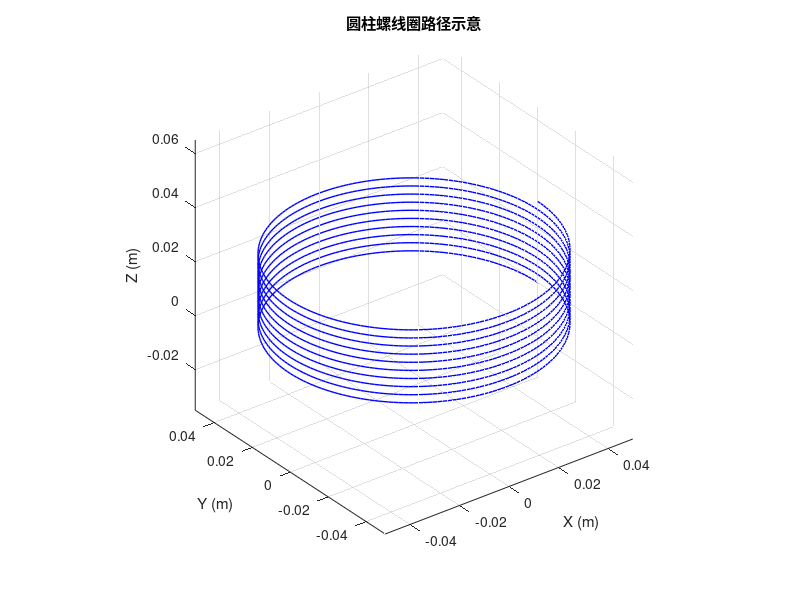

The MATLAB source for this figure: (Note: this script raises an error after producing the figure.)
% 构建螺旋管验证电感计算公式
clc
clear
close all

%% 1. 参数设置
R       = 0.05;      % 螺线管半径
pitch   = 0.003;      % 每圈间距
Nturns  = 10;         % 总圈数
ptsPerTurn = 200;    % 每圈离散点数
wireDia = 2e-3;      % 导线直径 2 mm
wireRadius = wireDia/2;

%% 2. 生成螺线圈路径
theta_max = 2*pi*Nturns;
theta = linspace(0, theta_max, Nturns*ptsPerTurn+1)';  % +1 保证首尾重合
x = R*cos(theta);
y = R*sin(theta);
z = (pitch/(2*pi)) * theta;
coilPath = [x, y, z];

%% 3. 可视化路径（可选）
figure;
plot3(coilPath(:,1), coilPath(:,2), coilPath(:,3), '-b', 'LineWidth', 1);
axis equal; grid on;
xlabel('X (m)'); ylabel('Y (m)'); zlabel('Z (m)');
title('圆柱螺线圈路径示意');

%% 4. 调用自感计算函数
[L, totalLen] = computeCoilInductance(coilPath, wireRadius);

%% 5. 输出结果
fprintf('螺线圈总长度 = %.3f m\n', totalLen);
fprintf('螺线圈自感 L = %.6e H\n', L);
